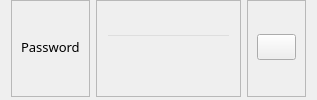
                     <widget class="QWidget" name="widget_134" native="true">
                      <property name="font">
                       <font>
                        <family>Sans Serif Collection</family>
                        <pointsize>10</pointsize>
                       </font>
                      </property>
                      <layout class="QHBoxLayout" name="horizontalLayout_159">
                       <property name="topMargin">
                        <number>0</number>
                       </property>
                       <property name="bottomMargin">
                        <number>3</number>
                       </property>
                       <item>
                        <widget class="QFrame" name="frame_179">
                         <property name="font">
                          <font>
                           <family>Sans Serif Collection</family>
                           <pointsize>10</pointsize>
                          </font>
                         </property>
                         <property name="frameShape">
                          <enum>QFrame::StyledPanel</enum>
                         </property>
                         <property name="frameShadow">
                          <enum>QFrame::Raised</enum>
                         </property>
                         <layout class="QVBoxLayout" name="verticalLayout_169">
                          <property name="topMargin">
                           <number>0</number>
                          </property>
                          <property name="bottomMargin">
                           <number>3</number>
                          </property>
                          <item>
                           <widget class="QLabel" name="label_83">
                            <property name="font">
                             <font>
                              <family>Sans Serif Collection</family>
                              <pointsize>10</pointsize>
                             </font>
                            </property>
                            <property name="text">
                             <string>Password</string>
                            </property>
                           </widget>
                          </item>
                         </layout>
                        </widget>
                       </item>
                       <item>
                        <widget class="QFrame" name="frame_178">
                         <property name="font">
                          <font>
                           <family>Sans Serif Collection</family>
                           <pointsize>10</pointsize>
                          </font>
                         </property>
                         <property name="frameShape">
                          <enum>QFrame::StyledPanel</enum>
                         </property>
                         <property name="frameShadow">
                          <enum>QFrame::Raised</enum>
                         </property>
                         <layout class="QVBoxLayout" name="verticalLayout_168">
                          <property name="topMargin">
                           <number>0</number>
                          </property>
                          <property name="bottomMargin">
                           <number>3</number>
                          </property>
                          <item>
                           <widget class="QLineEdit" name="InfoPassword">
                            <property name="font">
                             <font>
                              <family>Sans Serif Collection</family>
                              <pointsize>10</pointsize>
                             </font>
                            </property>
                            <property name="styleSheet">
                             <string notr="true">background-color: transparent</string>
                            </property>
                            <property name="readOnly">
                             <bool>true</bool>
                            </property>
                           </widget>
                          </item>
                         </layout>
                        </widget>
                       </item>
                       <item>
                        <widget class="QFrame" name="frame_165">
                         <property name="font">
                          <font>
                           <family>Sans Serif Collection</family>
                           <pointsize>10</pointsize>
                          </font>
                         </property>
                         <property name="frameShape">
                          <enum>QFrame::StyledPanel</enum>
                         </property>
                         <property name="frameShadow">
                          <enum>QFrame::Raised</enum>
                         </property>
                         <layout class="QVBoxLayout" name="verticalLayout_171">
                          <property name="topMargin">
                           <number>0</number>
                          </property>
                          <property name="bottomMargin">
                           <number>3</number>
                          </property>
                          <item>
                           <widget class="QPushButton" name="eyeButton">
                            <property name="font">
                             <font>
                              <family>Sans Serif Collection</family>
                              <pointsize>10</pointsize>
                             </font>
                            </property>
                            <property name="text">
                             <string/>
                            </property>
                           </widget>
                          </item>
                         </layout>
                        </widget>
                       </item>
                      </layout>
                     </widget>
